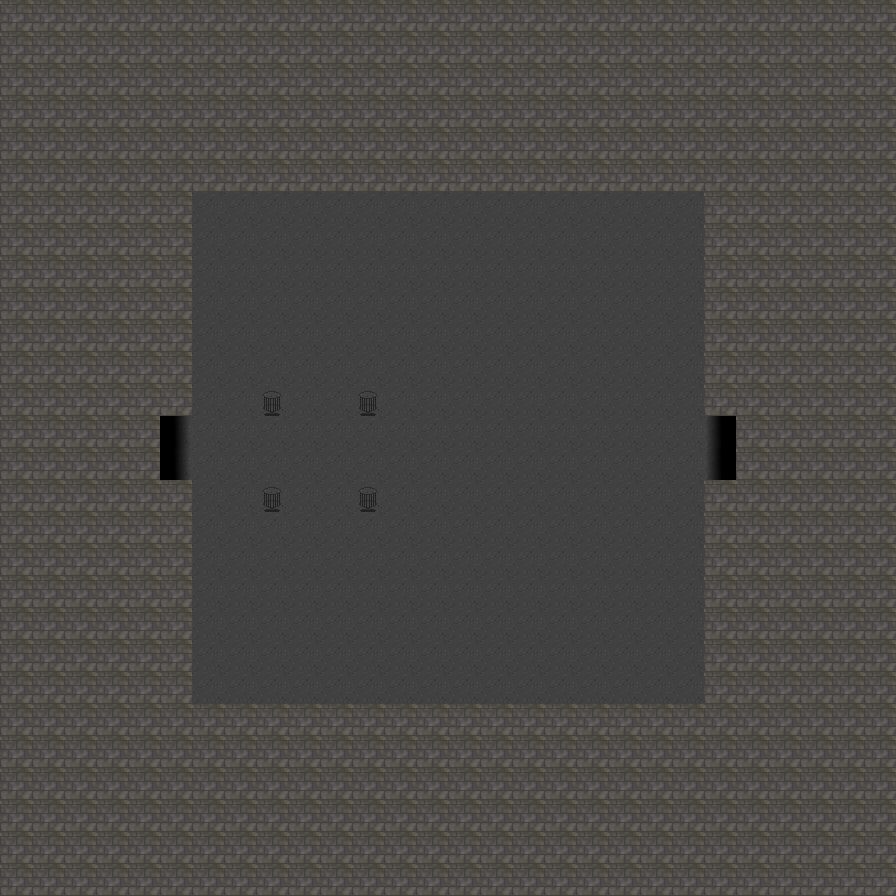

This is a level from a 2D game, rendered from its Tiled map with the project's own tilesets. A one-line summary and the map file follow, with tile-layer data summarised:
An orthogonal 28x28 tile map with 32x32 px tiles, 6 tile layers (floor, walls, doors, light sources, ...) and 14 objects (to room 9, to maze).

<map version="1.0" orientation="orthogonal" width="28" height="28" tilewidth="32" tileheight="32">
 <properties>
  <property name="AmbientLight" value="0" />
  <property name="LightColor" value="210,120,20,0.5" />
  <property name="StartX" value="7" />
  <property name="StartY" value="7" />
  <property name="TileHeight" value="32" />
  <property name="TileWidth" value="32" />
 </properties>
 <tileset firstgid="1" name="Cavetileset" tilewidth="32" tileheight="32" spacing="2">
  <image source="Cavetileset.png" width="203" height="373" />
 </tileset>
 <layer name="floor" width="28" height="28">
  <properties>
   <property name="collide" value="false" />
  </properties>
  <data>[784 cells, 784 non-empty, 1 distinct tile ids]</data>
 </layer>
 <layer name="walls" width="28" height="28">
  <properties>
   <property name="collide" value="false" />
  </properties>
  <data>[784 cells, 524 non-empty, 1 distinct tile ids]</data>
 </layer>
 <layer name="doors" width="28" height="28">
  <properties>
   <property name="collide" value="false" />
  </properties>
  <data>[784 cells, 4 non-empty, 2 distinct tile ids]</data>
 </layer>
 <layer name="light sources" width="28" height="28">
  <properties>
   <property name="collide" value="true" />
  </properties>
  <data>[784 cells, 4 non-empty, 1 distinct tile ids]</data>
 </layer>
 <layer name="Characters" width="28" height="28">
  <properties>
   <property name="collide" value="false" />
  </properties>
  <data>[784 cells, 0 non-empty, 0 distinct tile ids]</data>
 </layer>
 <layer name="Lights" width="28" height="28">
  <properties>
   <property name="collide" value="false" />
  </properties>
  <data>[784 cells, 0 non-empty, 0 distinct tile ids]</data>
 </layer>
 <objectgroup name="Objects" width="28" height="28">
  <object name="to room 9" x="160" y="416" width="32" height="64">
   <properties>
    <property name="change_map" value="data/darkDungeonRoom9.tmx, 20, 14" />
    <property name="interaction_type" value="player_auto" />
    <property name="type" value="Interaction" />
   </properties>
  </object>
  <object name="to maze" x="704" y="416" width="32" height="64">
   <properties>
    <property name="change_map" value="data/darkDungeonMaze.tmx, 7, 27" />
    <property name="interaction_type" value="player_auto" />
    <property name="type" value="Interaction" />
   </properties>
  </object>
  <object x="320" y="448" width="96" height="96">
   <properties>
    <property name="LightColor" value="225,125,0,0.5" />
    <property name="type" value="MapLight" />
   </properties>
   <ellipse />
  </object>
  <object x="224" y="448" width="96" height="96">
   <properties>
    <property name="LightColor" value="225,125,0,0.5" />
    <property name="type" value="MapLight" />
   </properties>
   <ellipse />
  </object>
  <object x="320" y="352" width="96" height="96">
   <properties>
    <property name="LightColor" value="225,125,0,0.5" />
    <property name="type" value="MapLight" />
   </properties>
   <ellipse />
  </object>
  <object x="224" y="352" width="96" height="96">
   <properties>
    <property name="LightColor" value="225,125,0,0.5" />
    <property name="type" value="MapLight" />
   </properties>
   <ellipse />
  </object>
  <object gid="31" x="419" y="464">
   <properties>
    <property name="enemy_type" value="NudeDude" />
    <property name="type" value="Enemy" />
   </properties>
  </object>
  <object gid="31" x="509" y="415">
   <properties>
    <property name="enemy_type" value="NudeDude" />
    <property name="type" value="Enemy" />
   </properties>
  </object>
  <object gid="31" x="507" y="516">
   <properties>
    <property name="enemy_type" value="NudeDude" />
    <property name="type" value="Enemy" />
   </properties>
  </object>
  <object gid="31" x="614" y="362">
   <properties>
    <property name="enemy_type" value="NudeDude" />
    <property name="type" value="Enemy" />
   </properties>
  </object>
  <object gid="31" x="614" y="456">
   <properties>
    <property name="enemy_type" value="NudeDude" />
    <property name="type" value="Enemy" />
   </properties>
  </object>
  <object gid="31" x="617" y="554">
   <properties>
    <property name="enemy_type" value="NudeDude" />
    <property name="type" value="Enemy" />
   </properties>
  </object>
  <object gid="31" x="302" y="562">
   <properties>
    <property name="enemy_type" value="NudeDude" />
    <property name="type" value="Enemy" />
   </properties>
  </object>
  <object gid="31" x="302" y="356">
   <properties>
    <property name="enemy_type" value="NudeDude" />
    <property name="type" value="Enemy" />
   </properties>
  </object>
 </objectgroup>
</map>
